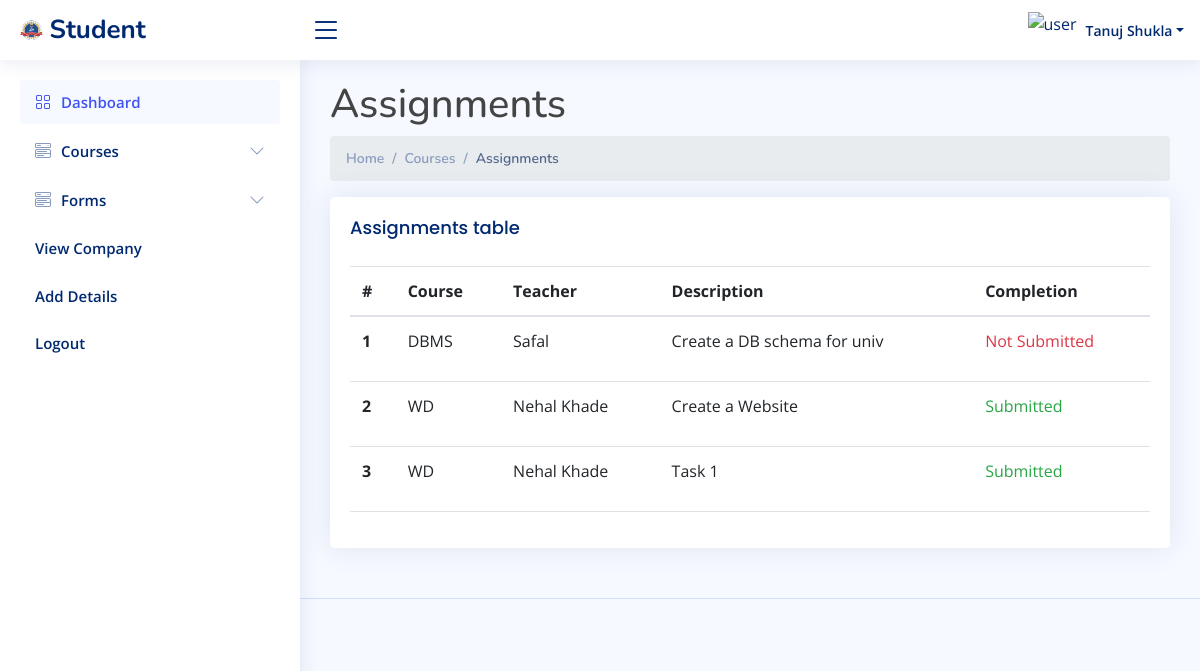
The page /student/assignment_completion.php (signed in) on the database its author committed.
### tables this page shows
CREATE TABLE `student` (
  `id` varchar(255) NOT NULL,
  `name` text NOT NULL,
  `father_name` text NOT NULL,
  `mother_name` text NOT NULL,
  `email` text DEFAULT NULL,
  `personal_mobile` text DEFAULT NULL,
  `father_mobile` text DEFAULT NULL,
  `mother_mobile` text DEFAULT NULL,
  `address` text DEFAULT NULL,
  `birth_day` varchar(15) DEFAULT NULL,
  `gender` text DEFAULT NULL,
  `religion` text DEFAULT NULL,
  `ssc_school` text DEFAULT NULL,
  `ssc_roll` varchar(11) DEFAULT NULL,
  `ssc_board` text DEFAULT NULL,
  `ssc_year` varchar(255) NOT NULL,
  `ssc_result` double DEFAULT NULL,
  `hsc_school` text DEFAULT NULL,
  `hsc_roll` varchar(11) DEFAULT NULL,
  `hsc_board` text DEFAULT NULL,
  `hsc_year` varchar(255) NOT NULL,
  `hsc_result` double DEFAULT NULL,
  `date` varchar(25) DEFAULT NULL
);

CREATE TABLE `assignment` (
  `assign_id` int(11) NOT NULL,
  `class_id` int(11) NOT NULL,
  `course_id` int(11) NOT NULL,
  `tid` int(11) NOT NULL,
  `description` text NOT NULL,
  `status` tinyint(1) NOT NULL DEFAULT 0
);

CREATE TABLE `course` (
  `course_id` int(11) NOT NULL,
  `name` varchar(255) NOT NULL,
  `type` enum('Theory','Practical') NOT NULL,
  `course_code` varchar(255) NOT NULL,
  `status` tinyint(1) NOT NULL DEFAULT 0
);

CREATE TABLE `teacher` (
  `tid` int(11) NOT NULL,
  `name` varchar(255) NOT NULL,
  `email` varchar(255) NOT NULL,
  `phone` varchar(15) NOT NULL,
  `salary` int(11) NOT NULL
);

### student/connect/db.php (called while the page is built)
<?php
class connect{
    public $servername = "localhost";
    private $username = "root";
    private $password = "";
    private $dbname = "jit_college";
    public function dbconnect()
	{
		$db=mysqli_connect($this->servername,$this->username,$this->password,$this->dbname);
		return $db;
	}
}
?>

### student/connect/fun.php (called while the page is built, shortened)
<?php
class fun
{
    private $db;
    function __construct($con)
    {
        $this->db = $con;
    }
    public function fetchClassAssignedStudentWithId($id){
          $sql = "SELECT * FROM `stud_class` WHERE `sid` = '$id'";
          $result = mysqli_query($this->db,$sql);
          if($result){
               $fetch = mysqli_fetch_assoc($result);
          }
          else{
               $fetch = null;
          }
          return $fetch;
     }
     public function fetchCourseWithId($id){
          $sql = "SELECT * FROM `course` WHERE `course_id` = '$id'";
          $fetch = mysqli_query($this->db, $sql);
           return $fetch;
         }
    public function fetchAssignments( $sid ){
     $class = $this->fetchClassAssignedStudentWithId($sid);
     if($class == null ){
          $class_id = 0;
     }
     else{
          $class_id = $class['class_id'];
     }
     $sql = "SELECT * FROM `assignment` WHERE `class_id` = '$class_id' and `status`= '1'";
          $result = mysqli_query($this->db,$sql);
          return $result;
    }
    public function fetchTeacherWithId($id){
     $sql = "SELECT * FROM `teacher` WHERE `tid` = '$id'";
     $fetch = mysqli_query($this->db, $sql);
     $row = (mysqli_num_rows($fetch) > 0) ? mysqli_fetch_assoc($fetch): null;
     return $row;
    }
    public function fetchAssignmentCompleteWithSidAssign($sid,$assign_id){
     $sql = "SELECT * FROM `assignment_complete` WHERE `sid` = '$sid' and `assign_id` = '$assign_id'";
     $fetch = mysqli_query($this->db,$sql);
     $row = (mysqli_num_rows($fetch) == 1) ? mysqli_fetch_assoc($fetch): null;
     return $row;
    }
   public function fetchStudentDetails($id){
     $sql = "SELECT * FROM `student` WHERE `id` = '$id'";
     $fetch = mysqli_query($this->db, $sql);
     if(mysqli_num_rows($fetch)>0){
          return mysqli_fetch_assoc($fetch);
     }
     else{
          return null;
     }
   }
}
?>

### student/assignment_completion.php (the view, shortened to what this page needs)
<?php
include "connect/db.php";
include "connect/fun.php";
$connect = new connect();
$fun = new fun($connect->dbconnect());
$id = $_SESSION['uname'];
$result = $fun->fetchAssignments($id);
?>
<!DOCTYPE html>
<html lang="en">
<head>
  <?php
  include "include/links.php";
  ?>
</head>
<body>
  <?php
  include "include/header.php";
  ?>
  <?php
  include "include/sideBar.php";
  ?>
  <main id="main" class="main">
    <div class="pa3getitle">
      <h1> Assignments</h1>
      <nav>
        <ol class="breadcrumb">
          <li class="breadcrumb-item"><a href="index.php">Home</a></li>
          <li class="breadcrumb-item">Courses</li>
          <li class="breadcrumb-item active">Assignments</li>
        </ol>
      </nav>
    </div>
    <section class="section">
      <div class="row">
        <div class="col-lg-12">
          <div class="card">
            <div class="card-body">
              <h5 class="card-title">Assignments table</h5>
              <div class="table-responsive " >
                <table class="table datatable ">
                  <thead>
                    <tr>
                      <th scope="col">#</th>
                      <th scope="col">Course</th>
                      <th scope="col">Teacher</th>
                      <th scope="col">Description</th>
                      <th scope="col">Completion</th>
                    </tr>
                  </thead>
                  <tbody>
                    <?php
                   if(mysqli_num_rows($result) > 0 ) {
                    $sr = 1;
                    while($row = mysqli_fetch_array($result)) {
                        $c = $fun->fetchCourseWithId($row['course_id']);
                        $teacher = $fun->fetchTeacherWithId($row['tid']);
                        $assigned = $fun->fetchAssignmentCompleteWithSidAssign($id,$row['assign_id']);
                        $ass = ($assigned != null) ?($assigned['status']):(0);
                        $tname = ($teacher != null)?($teacher['name']):("Not found");
                        if(mysqli_num_rows($c) > 0) {
                          $c = mysqli_fetch_assoc($c);
                          $cname = $c['name'];
                        }
                        else{
                            $cname = '';
                        }
                        ?>
                        <tr>
                          <th scope="row">
                            <?php echo $sr ?>
                          </th>
                          <td>
                            <?php echo $cname ?>
                           </td>
                          <td>
                            <?php echo $tname ?>
                          </td>
                          <td>
                            <?php echo  $row['description']?>
                          </td>
                          <td>
                            <?php echo  ($ass == 1)?("<p class='text-success'>Submitted</p>"):("<p class='text-danger'>Not Submitted</p>")?>
                          </td>
                        </tr>
                        <?php
                        $sr++;
                    }
                      }
                    ?>
                  </tbody>
                </table>
              </div>
            </div>
          </div>
        </div>
      </div>
    </section>
  </main>
  <?php
  include "include/footer.php";
  ?>
</body>
</html>

### student/include/header.php (shortened to what this page needs)
<header id="header" class="header fixed-top d-flex align-items-center">
<?php
require_once "connect/db.php";
require_once 'connect/fun.php';
$connect=new connect();
$fun=new fun($connect->dbconnect());
$id = $_SESSION['uname'];
$stud = $fun->fetchStudentDetails($id);
  $student_name = ($stud != null) ?($stud['name']):('');
?>
<div class="d-flex align-items-center justify-content-between">
  <a href="index.php" class="logo d-flex align-items-center">
    <img src="./../images/jit_logo.png"   alt="">
    <span class="d-none d-lg-block"> Student</span>
  </a>
  <i class="bi bi-list toggle-sidebar-btn"></i>
</div>
<nav class="header-nav ms-auto">
  <ul class="d-flex align-items-center">
    <li class="nav-item dropdown pe-3">
      <a class="nav-link nav-profile d-flex align-items-center pe-0" href="#" data-bs-toggle="dropdown">
      <img width="50" height="50" src="https://img.icons8.com/ios-filled/50/user.png" alt="user"/>
        <span class="d-none d-md-block dropdown-toggle ps-2"><?php echo $student_name?></span>
      </a>
    </li>
  </ul>
</nav>
</header>

### student/assets/css/style.css (style rules this page uses)
:root { scroll-behavior: smooth; }
body { font-family: "Open Sans", sans-serif; background: #f6f9ff; color: #444444; }
a { color: #4154f1; text-decoration: none; }
h1, h2, h3, h4, h5, h6 { font-family: "Nunito", sans-serif; }
#main { margin-top: 60px; padding: 20px 30px; transition: all 0.3s; }
.card { margin-bottom: 30px; border: none; border-radius: 5px; box-shadow: 0px 0 30px rgba(1, 41, 112, 0.1); }
.card-title { padding: 20px 0 15px 0; font-size: 18px; font-weight: 500; color: #012970; font-family: "Poppins", sans-serif; }
.card-body { padding: 0 20px 20px 20px; }
.breadcrumb { font-size: 14px; font-family: "Nunito", sans-serif; color: #899bbd; font-weight: 600; }
.breadcrumb a { color: #899bbd; transition: 0.3s; }
.breadcrumb .breadcrumb-item::before { color: #899bbd; }
.breadcrumb .active { color: #51678f; font-weight: 600; }
.logo { line-height: 1; }
@media (min-width: 1200px) { .logo { width: 280px; } }
.logo img { max-height: 26px; margin-right: 6px; }
.logo span { font-size: 26px; font-weight: 700; color: #012970; font-family: "Nunito", sans-serif; }
.header { transition: all 0.5s; z-index: 997; height: 60px; box-shadow: 0px 2px 20px rgba(1, 41, 112, 0.1); background-color: #fff; padding-left: 20px; }
.header .toggle-sidebar-btn { font-size: 32px; padding-left: 10px; cursor: pointer; color: #012970; }
.header-nav ul { list-style: none; }
.header-nav>ul { margin: 0; padding: 0; }
.header-nav .nav-profile { color: #012970; }
.header-nav .nav-profile img { max-height: 36px; }
.header-nav .nav-profile span { font-size: 14px; font-weight: 600; }
@media (min-width: 1200px) { #main, #footer { margin-left: 300px; } }

### rows shown on the page
student: name "Tanuj Shukla"
assignment: course.name "DBMS", tid.name "Safal", description "Create a DB schema for univ", shows "Not Submitted"
assignment: course.name "WD", tid.name "Nehal Khade", description "Create a Website", shows "Submitted"
assignment: course.name "WD", tid.name "Nehal Khade", description "Task 1", shows "Submitted"
